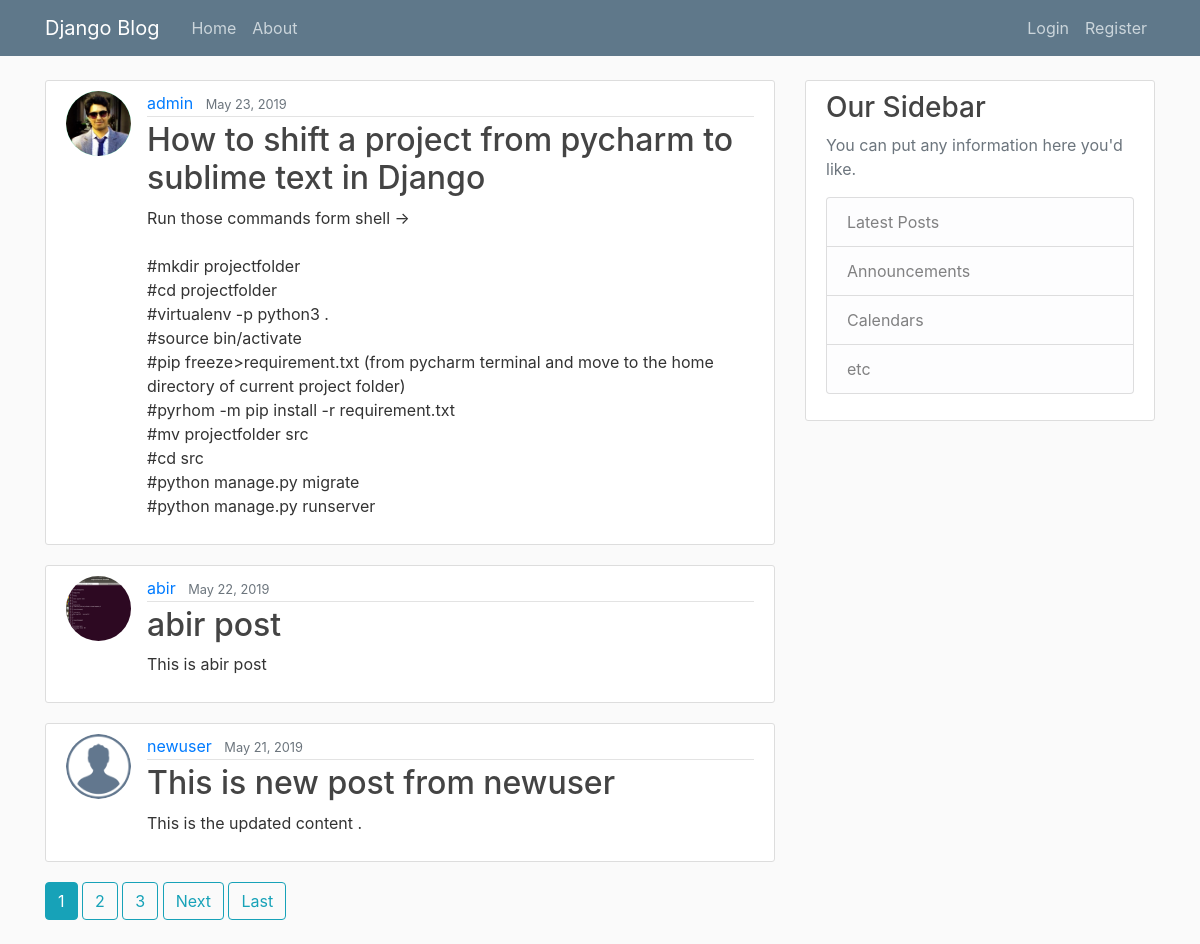
The app's page /, older data.
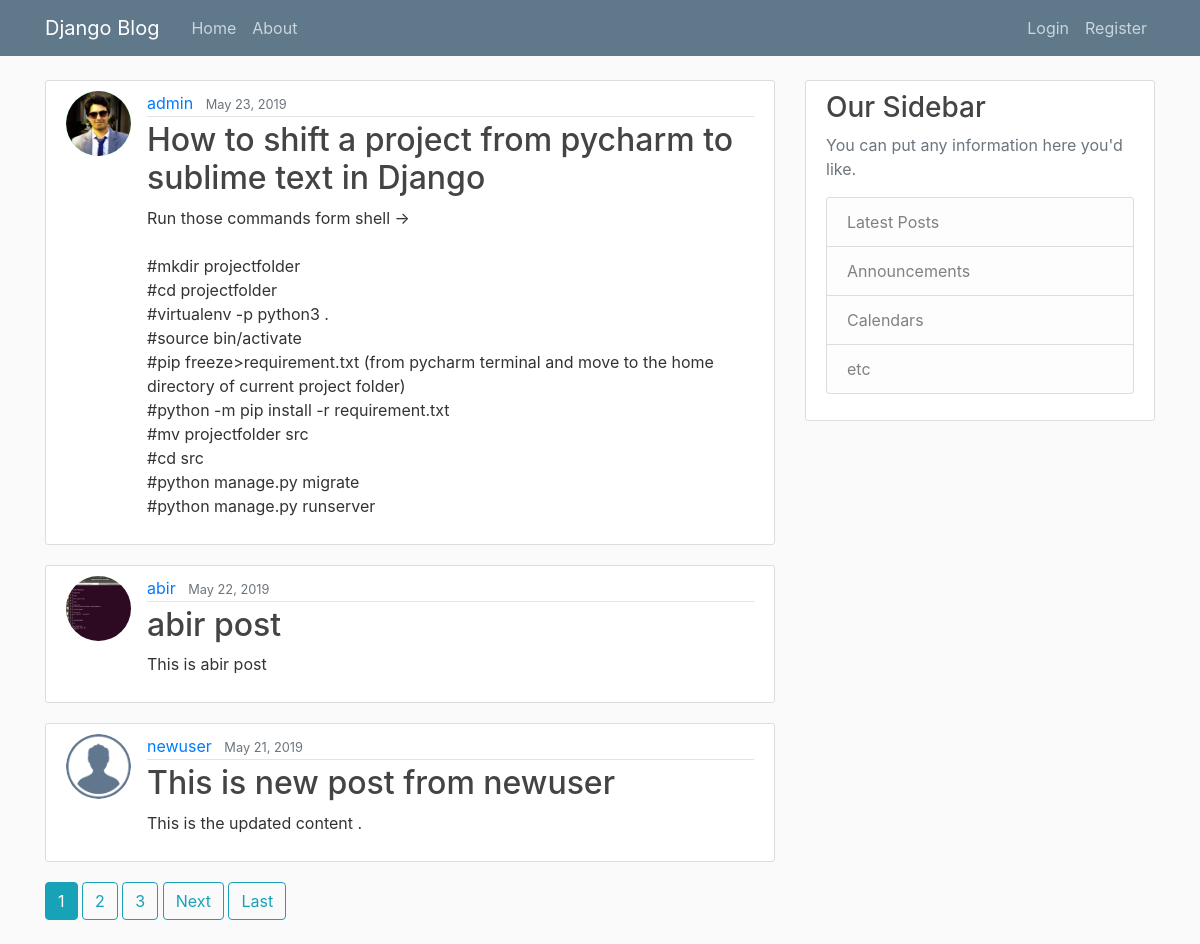
The same page, newer data.
### blog/models.py (models this page shows, shortened)
class Post(models.Model):
    title= models.CharField(max_length=100)
    content= models.TextField()
    date_posted= models.DateTimeField(default=timezone.now)
    authors= models.ForeignKey(User,on_delete=models.CASCADE)

### users/models.py (models this page shows, shortened)
class Profile(models.Model):
    user=models.OneToOneField(User,on_delete=models.CASCADE)
    image=models.ImageField(default='default.png',upload_to='profile_pics')

### blog/views.py (the view)
# urls.py: path('', PostListView.as_view(), name='index'),
class PostListView(ListView):
    model = Post
    template_name = 'blog/index.html'
    context_object_name = 'posts'
    ordering = '-date_posted'
    paginate_by = 3

### blog/templates/blog/index.html (shortened to what this page needs)
{% extends 'blog/base.html' %}
{% block content %}
    {% for post in posts %}
        <article class="media content-section">
            <img class='rounded-circle article-img' src="{{ post.authors.profile.image.url }}" alt="">
            <div class="media-body">
                <div class="article-metadata">
                    <a class="mr-2" href="{% url 'user-posts' post.authors.username %}">{{ post.authors }}</a>
                    <small class="text-muted">{{ post.date_posted|date:"F d, Y" }}</small>
                </div>
                <h2><a class="article-title" href="{% url 'post-detail' post.id %}">{{ post.title }}</a></h2>
                <p class="article-content">{{ post.content }}</p>
            </div>
        </article>
    {% endfor %}
    {% if is_paginated %}
        {% for num in page_obj.paginator.page_range %}
            {% if page_obj.number == num %}
                <a class="btn btn-info mb-4" href="?page={{ num }}">{{ num }}</a>
            {% elif num > page_obj.number|add:'-3' and num < page_obj.number|add:'3' %}
                <a class="btn btn-outline-info mb-4" href="?page={{ num }}">{{ num }}</a>
            {% endif %}
        {% endfor %}
        {% if page_obj.has_next %}
            <a class="btn btn-outline-info mb-4" href="?page={{ page_obj.next_page_number }}">Next</a>
            <a class="btn btn-outline-info mb-4" href="?page={{ page_obj.paginator.num_pages }}">Last</a>
        {% endif %}
    {% endif %}
{% endblock content %}

### blog/templates/blog/base.html (shortened to what this page needs)
{% load  static %}
<!DOCTYPE html>
<html lang="en">
<head>
    <!doctype html>
    <html lang="en">
    <head>
        <link rel="stylesheet" href="https://maxcdn.bootstrapcdn.com/bootstrap/4.0.0/css/bootstrap.min.css"
>
        <link rel="stylesheet" href="{% static 'blog/main.css' %}" type="text/css">
    </head>
<body>
<header class="site-header">
    <nav class="navbar navbar-expand-md navbar-dark bg-steel fixed-top">
        <div class="container">
            <a class="navbar-brand mr-4" href="{% url 'index' %}">Django Blog</a>
            <div class="collapse navbar-collapse" id="navbarToggle">
                <div class="navbar-nav mr-auto">
                    <a class="nav-item nav-link" href="{% url 'index' %}">Home</a>
                    <a class="nav-item nav-link" href="{% url 'about' %}">About</a>
                </div>
                <div class="navbar-nav">
                    {% if user.is_authenticated %}
                        <a class="nav-item nav-link" href="{% url 'post-create' %}">New Post</a>
                        <a class="nav-item nav-link" href="{% url 'profile' %}">Profile</a>
                        <a class="nav-item nav-link" href="{% url 'logout' %}">Logout</a>
                    {% else %}
                        <a class="nav-item nav-link" href="{% url 'login' %}">Login</a>
                        <a class="nav-item nav-link" href="{% url 'register' %}">Register</a>
                    {% endif %}
                </div>
            </div>
        </div>
    </nav>
</header>
<main role="main" class="container">
    <div class="row">
        <div class="col-md-8">
            {% block content %}{% endblock %}
        </div>
        <div class="col-md-4">
            <div class="content-section">
                <h3>Our Sidebar</h3>
                <p class='text-muted'>You can put any information here you'd like.
                <ul class="list-group">
                    <li class="list-group-item list-group-item-light">Latest Posts</li>
                    <li class="list-group-item list-group-item-light">Announcements</li>
                    <li class="list-group-item list-group-item-light">Calendars</li>
                    <li class="list-group-item list-group-item-light">etc</li>
                </ul>
                </p>
            </div>
        </div>
    </div>
</main>
</body>
</html>

### blog/static/blog/main.css (style rules this page uses)
body { background: #fafafa; color: #333333; margin-top: 5rem; }
h1, h2, h3, h4, h5, h6 { color: #444444; }
ul { margin: 0; }
.bg-steel { background-color: #5f788a; }
.site-header .navbar-nav .nav-link { color: #cbd5db; }
.content-section { background: #ffffff; padding: 10px 20px; border: 1px solid #dddddd; border-radius: 3px; margin-bottom: 20px; }
.article-title { color: #444444; }
.article-content { white-space: pre-line; }
.article-img { height: 65px; width: 65px; margin-right: 16px; }
.article-metadata { padding-bottom: 1px; margin-bottom: 4px; border-bottom: 1px solid #e3e3e3 }

Row changes from the older to the newer data that the page shows:
changed Post "How to shift a project from pycharm to sublime text in Django": content "…of current project folder) #pyrhom -m pip install -r…" → "…of current project folder) #python -m pip install -r…"
